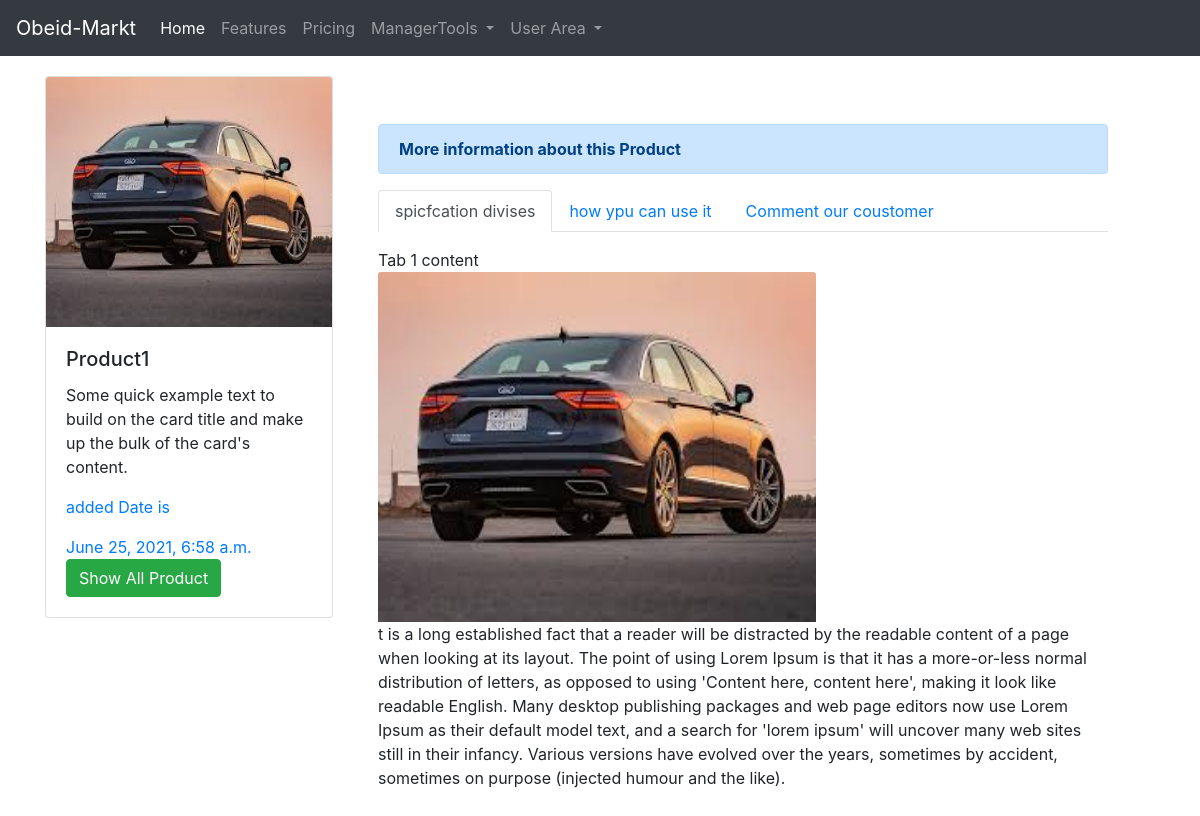
The app's page /Detail_product/1/ with its own data.
### product/models.py (models this page shows, shortened)
class product(models.Model):
    proname = models.CharField(max_length=100, blank=True, null=True)
    Test = models.ForeignKey(Test,max_length=100,on_delete=models.CASCADE)
    create_dt=models.DateTimeField(auto_now_add=True)
    img=models.ImageField(upload_to='phtop')

### product/views.py (the view)
# urls.py: path('Detail_product/<int:pk>/',Detail_product.as_view(),name='Detail_product' ),
class Detail_product(DetailView):
    model = product
    template_name='product/Detail_product.html'
    context_object_name='Detail_Product'
    def get_context_data(self, **kwargs):
        context=super().get_context_data(**kwargs)
        return context

### templates/product/Detail_product.html (shortened to what this page needs)
{%extends 'base.html'%}
{%block content%}
<div class="container mt-7">
      <div class="row " style="margin-top: 20px;margin-bottom: 10px;">
          <div class="col-3 " style="border-radius: 8px;">
              <div class="card" style="width: 18rem;">
                  <img src="{{ object.img.url }}" class="card-img-top" alt="..." style="width: 100%;height: 250px;">
                  <div class="card-body">
                    <h5 class="card-title"> {{object.proname}}</h5>
                    <p class="card-text">Some quick example text to build on the card title and make up the bulk of the card's content.</p>
                    <a href="{%url 'Test_list'%}" class="#"><p>added Date is </p>{{object.create_dt}}</a><br>
                    <a href="{%url 'Test_list' %}" class="btn btn-success">Show All Product  </a>
                  </div>
                </div>
              </div>
              <div class="col-8  ml-5 mt-5">
                  <div class="alert alert-primary" role="alert">
                      <strong>More information about this Product </strong>
                  </div>
                            <ul class="nav nav-tabs mb-3" id="ex1" role="tablist">
                                <li class="nav-item" role="presentation">
                                <a
                                    class="nav-link active"
                                    id="ex1-tab-1"
                                    data-mdb-toggle="tab"
                                    href="#ex1-tabs-1"
                                    role="tab"
                                    aria-controls="ex1-tabs-1"
                                    aria-selected="true"
                                    >spicfcation divises </a
                                >
                                </li>
                                <li class="nav-item" role="presentation">
                                <a
                                    class="nav-link"
                                    id="ex1-tab-2"
                                    data-mdb-toggle="tab"
                                    href="#ex1-tabs-2"
                                    role="tab"
                                    aria-controls="ex1-tabs-2"
                                    aria-selected="false"
                                    >how ypu can use it </a
                                >
                                </li>
                                <li class="nav-item" role="presentation">
                                <a
                                    class="nav-link"
                                    id="ex1-tab-3"
                                    data-mdb-toggle="tab"
                                    href="#ex1-tabs-3"
                                    role="tab"
                                    aria-controls="ex1-tabs-3"
                                    aria-selected="false"
                                    >Comment our coustomer </a
                                >
                                </li>
                            </ul>
                            <div class="tab-content" id="ex1-content">
                                <div
                                class="tab-pane fade show active"
                                id="ex1-tabs-1"
                                role="tabpanel"
                                aria-labelledby="ex1-tab-1"
                                >
                                Tab 1 content
                                </div>
                            </div>
                <p>                   <img src="{{ object.img.url }}" class="card-img-top" alt="..." style="width: 60%;height: 350px;"><br>
                    t is a long established fact that a reader will be distracted by the readable content of a page when looking at its layout. The point of using Lorem Ipsum is that it has a more-or-less normal distribution of letters, as opposed to using 'Content here, content here', making it look like readable English. Many desktop publishing packages and web page editors now use Lorem Ipsum as their default model text, and a search for 'lorem ipsum' will uncover many web sites still in their infancy. Various versions have evolved over the years, sometimes by accident, sometimes on purpose (injected humour and the like).</p>
              </div>
      </div>
  </div>
{%endblock%}

### records on screen
product: img (picture), proname "Product1", create_dt "June 25, 2021, 6:58 a.m."
